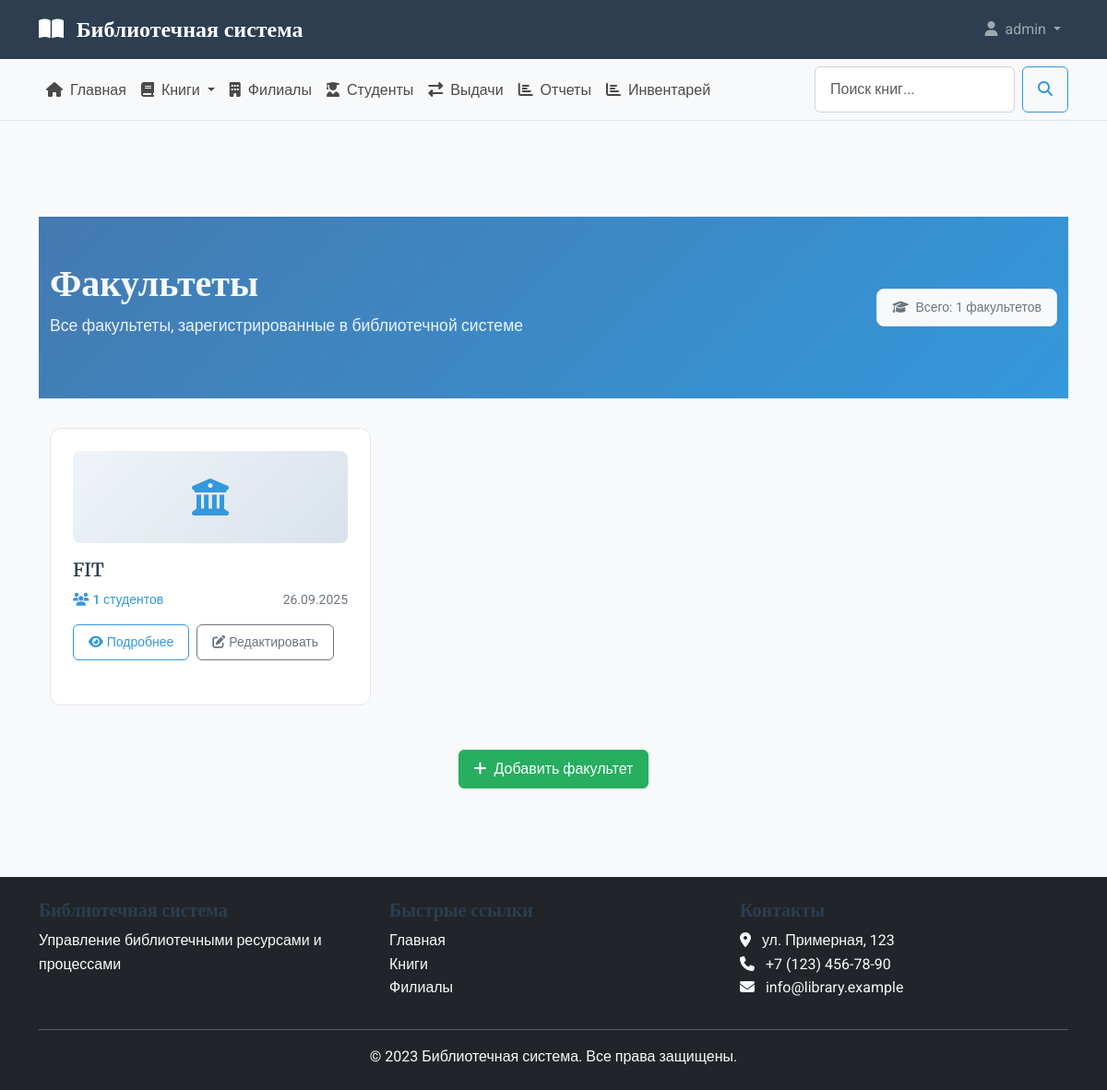
/faculties/ (signed in), run on the app's committed database.
### library_app/models.py (models this page shows, shortened)
class Faculty(models.Model):
    name = models.CharField(_('название'), max_length=200, unique=True)
    description = models.TextField(_('описание'), blank=True, null=True)
    created_at = models.DateTimeField(_('дата создания'), auto_now_add=True)
    class Meta:
        verbose_name = _('факультет')
        verbose_name_plural = _('факультеты')
        ordering = ['name']

### library_app/views.py (the view)
# urls.py: path('faculties/', FacultyListView.as_view(), name='faculty_list'),
class FacultyListView(LoginRequiredMixin, ListView):
    model = Faculty
    template_name = 'library_app/faculties/faculty_list.html'
    context_object_name = 'faculties'
    ordering = ['name']
    def get_context_data(self, **kwargs):
        context = super().get_context_data(**kwargs)
        context['title'] = 'Список факультетов'
        return context

### library_app/templates/library_app/faculties/faculty_list.html (shortened to what this page needs)
{% extends 'library_app/base.html' %}
{% load static %}
{% block content %}
<section class="faculties-header">
    <div class="container">
        <div class="row align-items-center">
            <div class="col-md-8">
                <h1 class="faculties-title text-light">Факультеты</h1>
                <p class="faculties-subtitle">Все факультеты, зарегистрированные в библиотечной системе</p>
            </div>
            <div class="col-md-4 text-md-end">
                <div class="stats-badge d-inline-block">
                    <i class="fas fa-graduation-cap me-1"></i> Всего: {{ faculties.count }} факультетов
                </div>
            </div>
        </div>
    </div>
</section>
<div class="container">
    <div class="row">
        {% for faculty in faculties %}
        <div class="col-lg-4 col-md-6 mb-4">
            <div class="faculty-card">
                <div class="faculty-icon">
                    <i class="fas fa-university"></i>
                </div>
                <h3 class="faculty-name">{{ faculty.name }}</h3>
                <div class="faculty-meta">
                    <span class="faculty-students">
                        <i class="fas fa-users me-1"></i>{{ faculty.students.count }} студентов
                    </span>
                    <span class="faculty-created">
                        {{ faculty.created_at|date:"d.m.Y" }}
                    </span>
                </div>
                <div class="faculty-actions">
                    <a href="{% url 'faculty_detail' faculty.pk %}" class="btn btn-outline-primary btn-sm">
                        <i class="fas fa-eye me-1"></i>Подробнее
                    </a>
                    {% if user.is_staff %}
                    <a href="{% url 'faculty_edit' faculty.pk %}" class="btn btn-outline-secondary btn-sm">
                        <i class="fas fa-edit me-1"></i>Редактировать
                    </a>
                    {% endif %}
                </div>
            </div>
        </div>
        {% endfor %}
    </div>
    {% if user.is_staff and faculties %}
    <div class="text-center mt-4">
        <a href="{% url 'faculty_add' %}" class="btn btn-success">
            <i class="fas fa-plus me-2"></i>Добавить факультет
        </a>
    </div>
    {% endif %}
</div>
{% endblock %}

### library_app/templates/library_app/includes/header.html (shortened to what this page needs)
<header class="main-header">
    <nav class="navbar navbar-expand-lg navbar-dark bg-primary">
        <div class="container">
            <a class="navbar-brand" href="{% url 'home' %}">
                <i class="fas fa-book-open me-2"></i>
                Библиотечная система
            </a>
            <div class="collapse navbar-collapse" id="mainNavbar">
                <ul class="navbar-nav ms-auto">
                    {% if user.is_authenticated %}
                    <li class="nav-item dropdown">
                        <a class="nav-link dropdown-toggle" href="#" id="userDropdown" role="button" data-bs-toggle="dropdown">
                            <i class="fas fa-user me-1"></i> {{ user.username }}
                        </a>
                    </li>
                    {% endif %}
                </ul>
            </div>
        </div>
    </nav>
</header>

### library_app/static/library_app/css/style.css (style rules this page uses)
:root { --primary-color: #2c3e50; --secondary-color: #3498db; --accent-color: #e74c3c; --light-color: #ecf0f1; --dark-color: #2c3e50; --success-color: #27ae60; --warning-color: #f39c12; --danger-color: #e74c3c; --info-color: #3498db; }
body { font-family: 'Roboto', sans-serif; background-color: #f8f9fa; color: #333; line-height: 1.6; }
h1, h2, h3, h4, h5, h6 { font-family: 'Merriweather', serif; font-weight: 700; color: var(--primary-color); }
.main-header .navbar-brand { font-family: 'Merriweather', serif; font-weight: 700; font-size: 1.5rem; }
.btn { border-radius: 0.375rem; font-weight: 500; padding: 0.5rem 1rem; transition: all 0.3s; }
.btn-success { background-color: var(--success-color); border-color: var(--success-color); }
.btn-outline-primary { color: var(--secondary-color); border-color: var(--secondary-color); }
.bg-primary { background-color: var(--primary-color) !important; }

### library_app/templates/library_app/faculties/faculty_list.html (style rules this page uses)
.faculties-header { background: linear-gradient(135deg, #447ab0 0%, #3498db 100%); padding: 3rem 0; color: white; margin-bottom: 2rem; }
.faculties-title { font-size: 2.5rem; font-weight: 700; margin-bottom: 0.5rem; }
.faculties-subtitle { font-size: 1.1rem; opacity: 0.9; }
.faculty-card { background: white; border-radius: 0.75rem; padding: 1.5rem; border: 1px solid #e5e7eb; margin-bottom: 1.5rem; transition: all 0.3s ease; height: 100%; }
.faculty-icon { height: 100px; background: linear-gradient(135deg, #f0f4f8 0%, #d9e2ec 100%); border-radius: 0.5rem; display: flex; align-items: center; justify-content: center; margin-bottom: 1rem; color: var(--secondary-color); font-size: 2.5rem; }
.faculty-name { font-size: 1.25rem; font-weight: 600; color: var(--primary-color); margin-bottom: 0.5rem; line-height: 1.3; }
.faculty-meta { display: flex; justify-content: space-between; margin-bottom: 1rem; font-size: 0.875rem; }
.faculty-students { color: var(--secondary-color); font-weight: 500; }
.faculty-created { color: #6c757d; }
.faculty-actions { display: flex; gap: 0.5rem; }
.stats-badge { background: #f8f9fa; border-radius: 0.5rem; padding: 0.5rem 1rem; font-size: 0.875rem; color: #6c757d; border: 1px solid #e5e7eb; }

### data on the page
Faculty: name "FIT", students.count "1", created_at "26.09.2025"

### other printed values
{{ user.username }} "admin"
{{ faculties.count }} "1"
